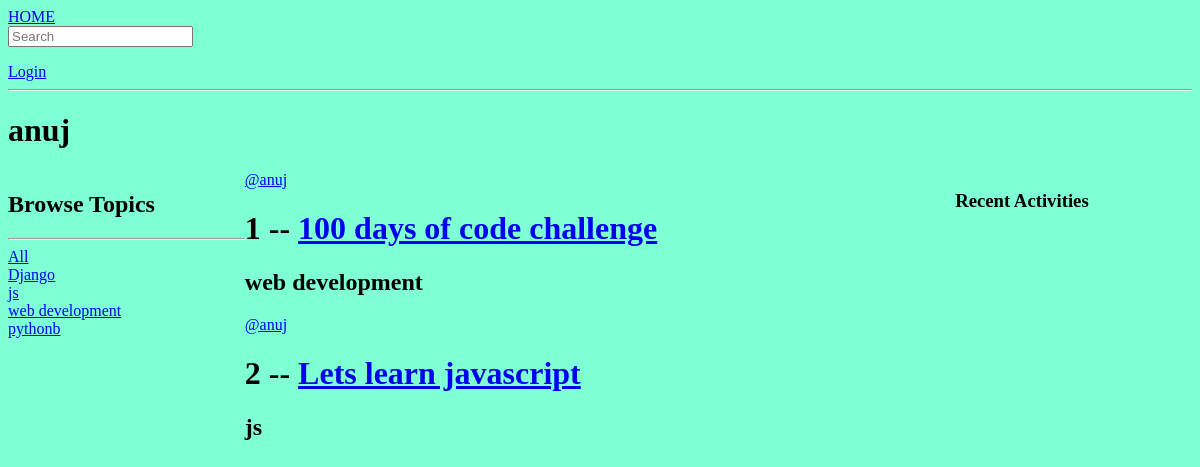
The app's page /profile/1/, older data.
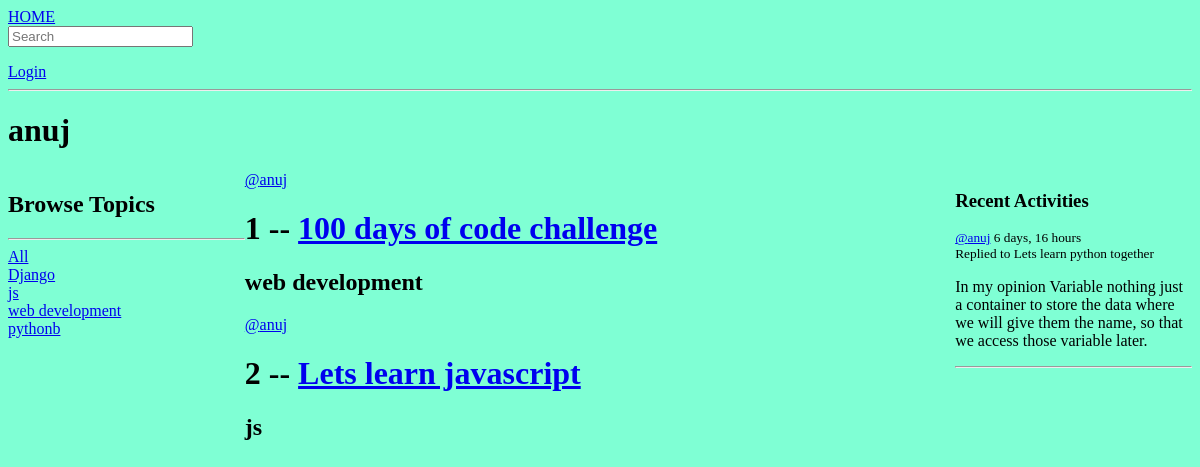
The same page, newer data.
### base/models.py (models this page shows, shortened)
class Topic(models.Model):
    name = models.CharField(max_length=200)
    def __str__(self):
        return self.name

class Room(models.Model):
    host = models.ForeignKey(User, on_delete=models.SET_NULL, null=True)
    topic = models.ForeignKey(Topic, on_delete=models.SET_NULL, null=True)
    name = models.CharField(max_length=200)
    description = models.TextField(null = True, blank=True)
    participants = models.ManyToManyField(User, related_name='participants', blank=True)
    updated = models.DateTimeField(auto_now=True)
    created = models.DateTimeField(auto_now_add=True)
    class Meta:
        ordering = ['-updated', '-created']
    """
    # this will create a string representation of the object
    """
    def __str__(self):
        return self.name

class Message(models.Model):
    user = models.ForeignKey(User, on_delete=models.CASCADE)
    room = models.ForeignKey(Room, on_delete=models.CASCADE)
    body = models.TextField()
    updated = models.DateTimeField(auto_now=True)
    created = models.DateTimeField(auto_now_add=True)

### base/views.py (the view)
# urls.py: path('profile/<str:pk>/', views.profile, name='profile-page'),
def profile(request, pk):
    user = User.objects.get(id=pk)
    rooms = user.room_set.all()
    room_messages = user.message_set.all()
    topics = Topic.objects.all()
    context = {'user': user, 'rooms': rooms, 'room_messages': room_messages, 'topics': topics}
    return render(request, 'base/profile.html', context)

### base/templates/base/profile.html (shortened to what this page needs)
{% extends 'main.html' %}
{% block content %}
<h1>{{user.username}}</h1>
<div class="profile-container">
    <div>
        {% include 'base/topic_components.html' %}
    </div>
    <div>
        {% include 'base/feed_components.html' %}
    </div>
    <div>
        {% include 'base/activity_components.html' %}
    </div>
</div>
{% endblock content %}

### templates/main.html (shortened to what this page needs)
{% load static %}
<html lang="en">
<head>
    <link rel="stylesheet" href="{% static 'styles/main.css' %}">
</head>
<body>
    {% include 'navbar.html' %}
    {% block content %}
    {% endblock %}
</body>
</html>

### templates/navbar.html
<a href="{% url 'home' %}">
    HOME
</a>
<div>
    <form action="{% url 'home' %}" method="GET">
        <input type="text" name="q" placeholder="Search">
    </form>
    {% if request.user.is_authenticated %}
    <p>Hello {{ request.user }}</p>
    <a href="{% url 'logout' %}">Logout</a>
    {% else %}
    <a href="{% url 'login' %}">Login</a>
    {% endif %}
</div>
<hr>

### base/templates/base/topic_components.html
<h2>Browse Topics</h2>
<hr>
<div>
    <a href="{% url 'home' %}">All</a>
</div>
{% for topic in topics %}
<div>
    <a href="{% url 'home' %}?q={{topic.name}}">{{topic.name}}</a>
</div>
{% endfor %}

### base/templates/base/feed_components.html (shortened to what this page needs)
{% for room in rooms %}
<a href="{% url 'profile-page' room.host.id %}">@{{room.host.username}}</a>
<h1>{{room.id}} -- <a href="{% url 'room' room.id %}">{{room.name}}</a></h1>
<H2>{{room.topic}}</H2>
{% endfor %}

### base/templates/base/activity_components.html (shortened to what this page needs)
<h3>Recent Activities</h3>
{% for message in room_messages %}
<div>
    <small><a href='{% url "profile-page" message.user.id %}'>@{{message.user}}</a> {{message.created|timesince}}</small><br>
    <small>Replied to {{message.room}}</small>
    <p>{{message.body}}</p>
    <hr>
</div>
{% endfor %}

### static/styles/main.css (style rules this page uses)
body { background-color: aquamarine; }

### base/templates/base/profile.html (style rules this page uses)
.profile-container { display: grid; grid-template-columns: 1fr 3fr 1fr; }

Row changes from the older to the newer data that the page shows:
added Message: user "anuj", created "6 days, 16 hours", room "Lets learn python together", body "In my opinion Variable nothing just a container to store the data where we will give them the name, so that we access those variable later."
